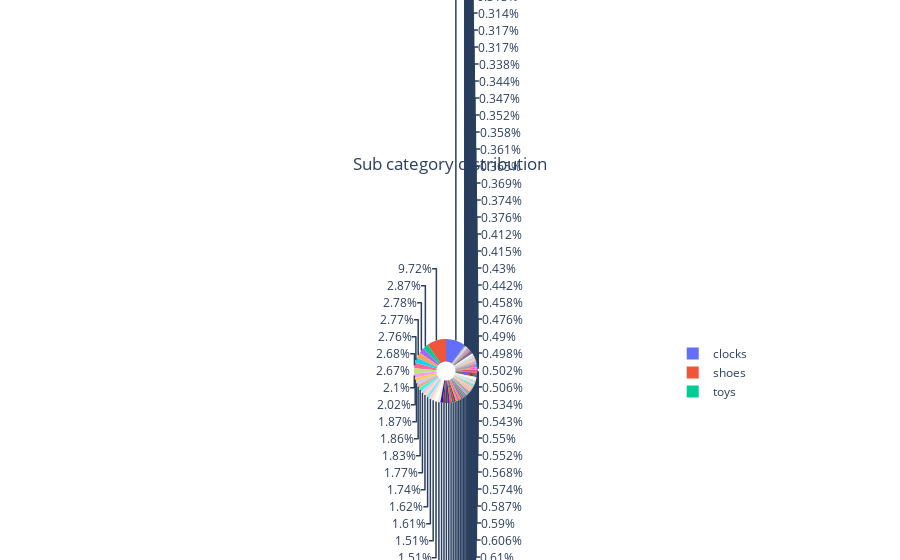

The code cell stored with this chart in its notebook:
### Code cell
print('Number of main-categories: ', len(subCat_names))
fig = px.pie(names = subCat_names, values = subCat_values, hole = 0.3)
fig.update_layout({'title':{'text':'Sub category distribution', 'x':0.5}})

### Figure 1 — Plotly figure (JSON) as saved in the notebook; plotly's stock layout.template omitted (floating-point values rounded to 4 significant figures; data arrays with more than 128 entries replaced by an {"elided": "..."} marker saying what was removed)
{"data": [{"domain": {"x": [0, 1], "y": [0, 1]}, "hole": 0.3, "hovertemplate": "label=%{label}<br>value=%{value}<extra></extra>", "labels": {"elided": "129 str values"}, "legendgroup": "", "name": "", "showlegend": true, "type": "pie", "values": {"elided": "129 int values"}}], "layout": {"legend": {"tracegroupgap": 0}, "margin": {"t": 60}, "title": {"text": "Sub category distribution", "x": 0.5}}}
